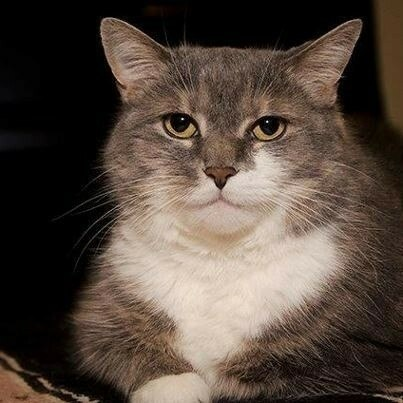
#> input picture Lab2/nagnetalka.jpg, 403 x 403 px
$ jupyter execute Homework2.ipynb   (older library calls are emulated)
#> lines starting #> are read from the running program, lines starting #| are printed output that depends on the picture
[cell 1]
import cv2
import numpy as np
import math
from matplotlib import pyplot as plt
import random

# 0. Кот, смотрящий в душу

[cell 2]
image_path = 'nagnetalka.jpg'
img = cv2.imread(image_path)
#> img is the input picture: shape (403, 403, 3); mean B, G, R 62.1, 71.9, 84.8
width, height = img.shape[0], img.shape[1]
#> width = 403; height = 403
plt.figure(figsize = (10,10)) # Извините, не удержался
plt.imshow(cv2.cvtColor(img, cv2.COLOR_BGR2RGB))
plt.show()

# 1. Convolution

[cell 3]
def conv(img, kernels):
    M = len(kernels)
    res = np.array([np.zeros((img.shape[0], img.shape[1])) for i in range(M)])
    for i in range(M):
        img0, img1, img2 = cv2.split(img)
        res[i] = cv2.filter2D(img0, -1, kernels[i][0]) + cv2.filter2D(img1, -1, kernels[i][1])\
                    + cv2.filter2D(img2, -1, kernels[i][2])
    return res

[cell 4]
num_filters = 4 # M
kernels=[np.random.randint(-5, 5, (3, 3, 3)) for m in range(num_filters)]
for ker in kernels:
    print(ker)
    print('------')
    print()

[cell 5]
res_conv=conv(img,kernels)
#> the loop in conv, `for i in range(M):` made 4 passes
#> pass 1, in conv, `img0, img1, img2 = cv2.split(img)`:
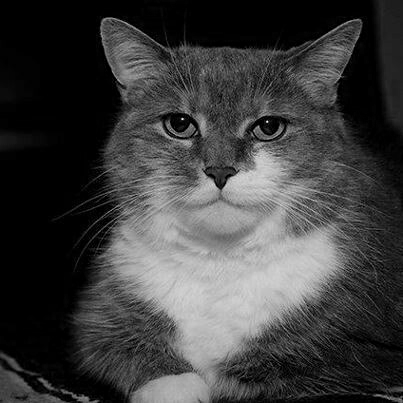
#> img0: shape (403, 403); min 0, max 255, mean 62.1
#> pass 1, in conv, `img0, img1, img2 = cv2.split(img)`:
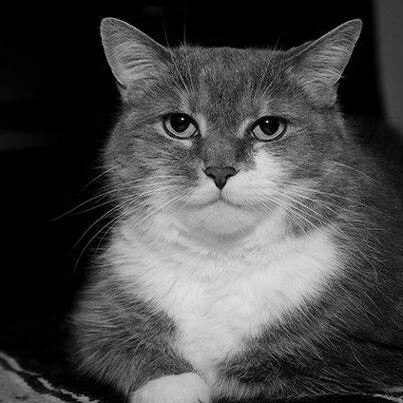
#> img1: shape (403, 403); min 0, max 251, mean 71.9
#> pass 1, in conv, `img0, img1, img2 = cv2.split(img)`:
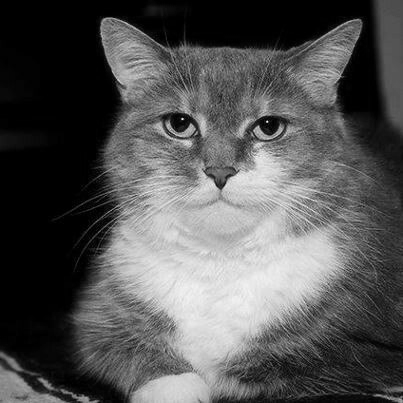
#> img2: shape (403, 403); min 0, max 250, mean 84.8
print(res_conv)
#> (printed output is left out)

# 2. Normalize

[cell 6]
res_norm = np.array([np.zeros((width, height)) for i in range(num_filters)])
for i in range(num_filters):
    res_norm[i] = cv2.normalize(res_conv[i], None, 0, 1, cv2.NORM_MINMAX, cv2.CV_32F)
res_norm.shape
#> Out = (4, 403, 403)

# 3. ReLu

[cell 7]
res_relu = np.array([np.zeros((res_norm.shape[1], res_norm.shape[2])) for i in range(num_filters)])
for m in range (num_filters):
    for i in range (res_norm.shape[1]):
        for j in range (res_norm.shape[2]):
            res_relu[m][i][j]=max(res_norm[m][i][j],0)

res_relu.shape
#> Out = (4, 403, 403)

# 4. POOL

[cell 8]
def maxpooling(res_rl):
    nw, nh = int(res_rl.shape[1] / 2), int(res_rl.shape[2] / 2)
#> nw = 201; nh = 201
    res = np.array([np.zeros((nw,nh)) for i in range(num_filters)])
    for m in range(num_filters):
        for i in range(nw):
            for j in range(nh):
                res[m, i, j] = max(res_rl[m, i * 2, j * 2], res_rl[m, i * 2, j * 2 + 1],
                                      res_rl[m, i * 2 + 1, j * 2], res_rl[m, i * 2 + 1, j * 2 + 1])
    return res

res_pool = maxpooling(res_relu)

nw,nh = res_pool.shape[1],res_pool.shape[2]
res_pool.shape
#> Out = (4, 201, 201)

# 5. Softmax

[cell 9]
def softmax(res_pl):
    res = np.zeros(res_pl.shape, dtype=np.float64)
    for m in range(num_filters):
         for i in range(nw):
            si=np.exp(res_pl[m][i]).sum()
            for j in range(nh):
                res[m][i][j]=math.exp(res_pl[m][i][j])/si
    return res

res_sm = softmax(res_pool)
res_sm.shape
#> Out = (4, 201, 201)
